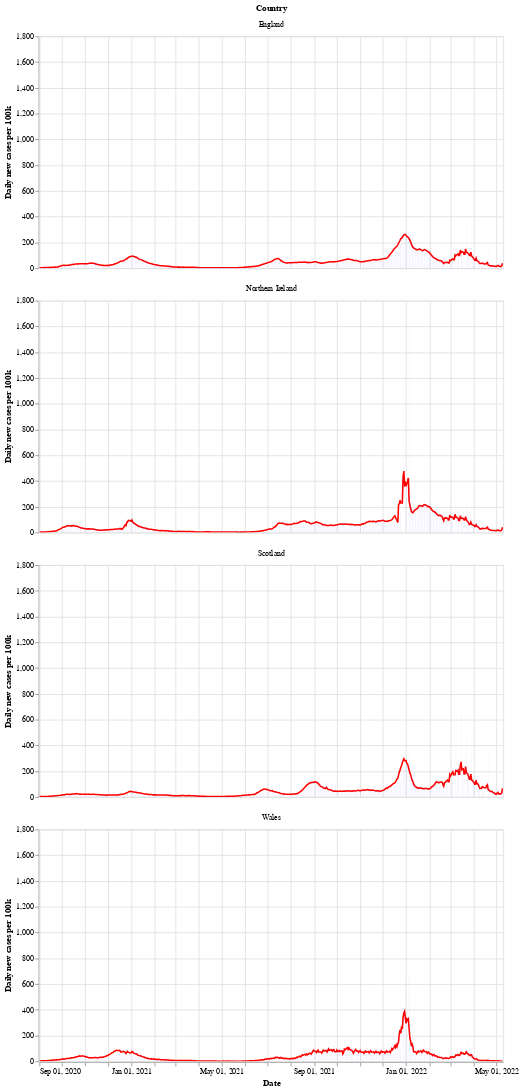

The code cell stored with this chart in its notebook:
### Markdown cell above
Next is a bar chart of the number of new cases in each country (per 100k population), with the 7 day moving average of cases. Again we see that Wales saw a longer period of raising and falling cases compared to the other countries.

After a period of cases falling, each nation is now seeing a rise in the number of cases - especially in Wales.

### Code cell
# collapse
bars = alt.Chart(uk_cases).mark_bar().encode(
    x=alt.X("yearmonthdate(date):T", axis=alt.Axis(title='Date')),
    y=alt.Y("newCasesRate:Q", axis=alt.Axis(title='Daily new cases per 100k')),
    tooltip='newCasesRate',
    color=alt.condition(
        alt.datum.dailyChange > 0,
        alt.value("orange"),  # The positive color
        alt.value("blue")  # The negative color
    )
).properties(title='New cases per 100k population with rolling 7 day average', width=600).interactive()
line = alt.Chart(uk_cases).mark_line(
    color='red',
    size=2,
).transform_window(
    rolling_mean='mean(newCasesRate)',
    frame=[0, 7],
    groupby=['areaName']
).encode(
    x='yearmonthdate(date):T',
    y='rolling_mean:Q'
)
alt.layer(line, bars, data=uk_cases).facet(alt.Row('areaName', title='Country'), columns=1)

### Figure 1 — Vega-Lite specification as saved in the notebook (floating-point values rounded to 4 significant figures; data arrays with more than 128 entries replaced by an {"elided": "..."} marker saying what was removed)
{"config": {"view": {"continuousWidth": 400, "continuousHeight": 300}}, "data": {"name": "data-6e3b67a5618e121b8650f7b14d52a250"}, "facet": {"type": "nominal", "field": "areaName", "title": "Country"}, "spec": {"layer": [{"mark": {"type": "line", "color": "red", "size": 2}, "encoding": {"x": {"type": "temporal", "field": "date", "timeUnit": "yearmonthdate"}, "y": {"type": "quantitative", "field": "rolling_mean"}}, "transform": [{"window": [{"op": "mean", "field": "newCasesRate", "as": "rolling_mean"}], "frame": [0, 7], "groupby": ["areaName"]}]}, {"mark": "bar", "encoding": {"color": {"condition": {"value": "orange", "test": "(datum.dailyChange > 0)"}, "value": "blue"}, "tooltip": {"type": "quantitative", "field": "newCasesRate"}, "x": {"type": "temporal", "axis": {"title": "Date"}, "field": "date", "timeUnit": "yearmonthdate"}, "y": {"type": "quantitative", "axis": {"title": "Daily new cases per 100k"}, "field": "newCasesRate"}}, "selection": {"selector002": {"type": "interval", "bind": "scales", "encodings": ["x", "y"]}}, "title": "New cases per 100k population with rolling 7 day average", "width": 600}]}, "columns": 1, "$schema": "https://vega.github.io/schema/vega-lite/v4.8.1.json", "datasets": {"data-6e3b67a5618e121b8650f7b14d52a250": {"elided": "2464 records"}}}
